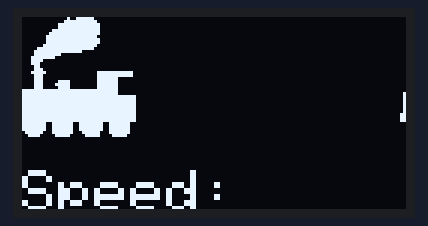
Bench run of a sketch on a simulated Arduino Uno, built with avr-gcc and run on an emulated ATmega328P. Shown: 128×64 one-colour display. What the sketch prints to the serial monitor is not drawn.

Above: at 0.34 s.
At 1.04 s:
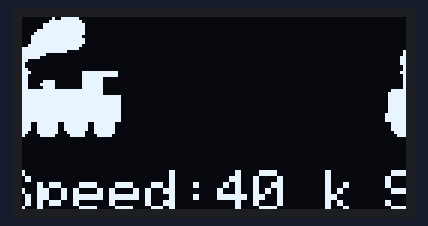
At 4.04 s:
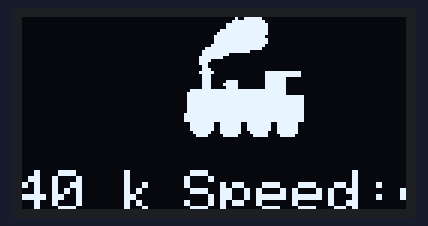
At 6.9 s:
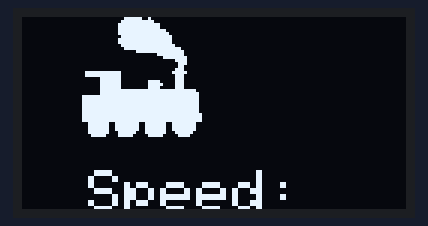
At 12.56 s:
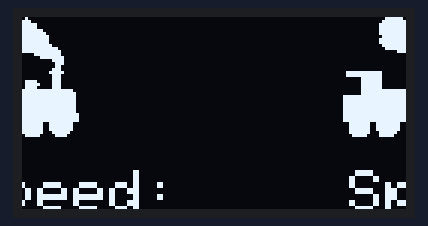
At 13.25 s:
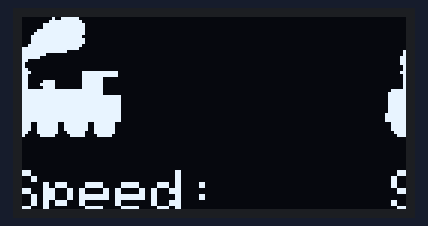

The sketch:

testTrainLogo.ino
```cpp
#include <Wire.h>
#include <Adafruit_GFX.h>
#include <Adafruit_SSD1306.h>

Adafruit_SSD1306 display(128, 64, &Wire, -1);

const unsigned char TrainLogoR [] PROGMEM = {
  0x00, 0x00, 0x4f, 0xc0, 0x00, 0x00, 0x00, 0xff, 0xe0, 0x00, 0x00, 0x03, 0xff, 0xf0, 0x00, 0x00,
  0x03, 0xff, 0xf0, 0x00, 0x00, 0x0f, 0xff, 0xf0, 0x00, 0x00, 0x1f, 0xff, 0xf0, 0x00, 0x00, 0x3f,
  0xff, 0xe0, 0x00, 0x00, 0x3f, 0xff, 0xf0, 0x00, 0x00, 0x3f, 0xff, 0xf0, 0x00, 0x00, 0x7f, 0xff,
  0xe0, 0x00, 0x01, 0xff, 0xff, 0xc0, 0x00, 0x03, 0xff, 0xfc, 0x00, 0x00, 0x03, 0xfe, 0x00, 0x00,
  0x00, 0x07, 0xf8, 0x00, 0x00, 0x00, 0x07, 0x80, 0x00, 0x00, 0x00, 0x07, 0x00, 0x00, 0x00, 0x00,
  0x03, 0x00, 0x00, 0x00, 0x00, 0x03, 0x80, 0x00, 0x00, 0x00, 0x07, 0xc0, 0x00, 0x1f, 0xfe, 0x03,
  0x80, 0x00, 0x1f, 0xfe, 0x03, 0x80, 0x00, 0x1f, 0xc0, 0x03, 0x83, 0xc0, 0x1f, 0xc0, 0x03, 0x87,
  0xc0, 0x1f, 0xc0, 0x03, 0x83, 0xc0, 0x1f, 0xc0, 0x3f, 0xff, 0xff, 0xff, 0xc0, 0x7f, 0xff, 0xff,
  0xff, 0xc0, 0x7f, 0xff, 0xff, 0xff, 0xff, 0x7f, 0xff, 0xff, 0xff, 0xff, 0x7f, 0xff, 0xff, 0xff,
  0xff, 0x7f, 0xff, 0xff, 0xff, 0xff, 0x7f, 0xff, 0xff, 0xff, 0xff, 0x7f, 0xff, 0xff, 0xff, 0xff,
  0xff, 0xff, 0xff, 0xff, 0xff, 0xff, 0xff, 0xff, 0xff, 0xff, 0xff, 0xff, 0xff, 0xff, 0xff, 0x3f,
  0xcf, 0xe7, 0xf9, 0xfc, 0x3f, 0xcf, 0xe7, 0xf9, 0xfc, 0x3f, 0xcf, 0xe7, 0xf9, 0xfc, 0x1f, 0x8f,
  0xe3, 0xf1, 0xfc, 0x0f, 0x07, 0xc1, 0xf0, 0xf8
};

// 'trainLogoR', 40x40px
const unsigned char TrainLogoL [] PROGMEM = {
  0x00, 0x03, 0xf2, 0x00, 0x00, 0x00, 0x07, 0xff, 0x00, 0x00, 0x00, 0x0f, 0xff, 0xc0, 0x00, 0x00,
  0x0f, 0xff, 0xc0, 0x00, 0x00, 0x0f, 0xff, 0xf0, 0x00, 0x00, 0x0f, 0xff, 0xf8, 0x00, 0x00, 0x07,
  0xff, 0xfc, 0x00, 0x00, 0x0f, 0xff, 0xfc, 0x00, 0x00, 0x0f, 0xff, 0xfc, 0x00, 0x00, 0x07, 0xff,
  0xfe, 0x00, 0x00, 0x03, 0xff, 0xff, 0x80, 0x00, 0x00, 0x3f, 0xff, 0xc0, 0x00, 0x00, 0x00, 0x7f,
  0xc0, 0x00, 0x00, 0x00, 0x1f, 0xe0, 0x00, 0x00, 0x00, 0x01, 0xe0, 0x00, 0x00, 0x00, 0x00, 0xe0,
  0x00, 0x00, 0x00, 0x00, 0xc0, 0x00, 0x00, 0x00, 0x01, 0xc0, 0x7f, 0xf8, 0x00, 0x03, 0xe0, 0x7f,
  0xf8, 0x00, 0x01, 0xc0, 0x03, 0xf8, 0x00, 0x01, 0xc0, 0x03, 0xf8, 0x03, 0xc1, 0xc0, 0x03, 0xf8,
  0x03, 0xe1, 0xc0, 0x03, 0xf8, 0x03, 0xc1, 0xc0, 0x03, 0xff, 0xff, 0xff, 0xfc, 0x03, 0xff, 0xff,
  0xff, 0xfe, 0xff, 0xff, 0xff, 0xff, 0xfe, 0xff, 0xff, 0xff, 0xff, 0xfe, 0xff, 0xff, 0xff, 0xff,
  0xfe, 0xff, 0xff, 0xff, 0xff, 0xfe, 0xff, 0xff, 0xff, 0xff, 0xfe, 0xff, 0xff, 0xff, 0xff, 0xfe,
  0xff, 0xff, 0xff, 0xff, 0xff, 0xff, 0xff, 0xff, 0xff, 0xff, 0xff, 0xff, 0xff, 0xff, 0xff, 0x3f,
  0x9f, 0xe7, 0xf3, 0xfc, 0x3f, 0x9f, 0xe7, 0xf3, 0xfc, 0x3f, 0x9f, 0xe7, 0xf3, 0xfc, 0x3f, 0x8f,
  0xc7, 0xf1, 0xf8, 0x1f, 0x0f, 0x83, 0xe0, 0xf0
};


void setup() {
  Serial.begin(9600);
}

void loop() {
  static int il = 0;
  Serial.println(++il);
  display.begin(SSD1306_SWITCHCAPVCC, 0x3C); // Default OLED address, usually
  display.clearDisplay();
  display.setTextSize(2);
  display.setTextColor(WHITE);
  display.setCursor(2,51);
  display.print("Speed:");
  delay(100);
  display.drawBitmap(0, 0, TrainLogoR, 40, 40, SSD1306_WHITE);
  display.startscrollleft(0x00,0x04);
  delay(100);
  display.display();

  delay(100);

  display.begin(SSD1306_SWITCHCAPVCC, 0x3D); // Default OLED address, usually
  display.clearDisplay();
  display.setTextSize(2);
  display.setTextColor(WHITE);
  display.setCursor(0,51);
  display.print("Speed:");
  delay(200);
  display.print("40 kmh");
  display.drawBitmap(0, 0, TrainLogoR, 40, 40, SSD1306_WHITE);
  display.startscrollleft(0x00,0x04);
  delay(100);
  display.display();

  delay(5000);

  display.begin(SSD1306_SWITCHCAPVCC, 0x3C); // Default OLED address, usually
  display.clearDisplay();
  display.setTextSize(2);
  display.setTextColor(WHITE);
  display.setCursor(2,51);
  display.print("Speed:");
  delay(100);
  display.drawBitmap(0, 0, TrainLogoL, 40, 40, SSD1306_WHITE);
//  display.startscrollright(0x00,0x0c);
  display.startscrollright(0x00,0x04);
  delay(100);
  display.display();


  delay(1500);

  display.begin(SSD1306_SWITCHCAPVCC, 0x3D); // Default OLED address, usually
  display.clearDisplay();
  display.setTextSize(2);
  display.setTextColor(WHITE);
  display.setCursor(2,51);
  display.print("Speed:");
  delay(100);
  display.drawBitmap(0, 0, TrainLogoL, 40, 40, SSD1306_WHITE);
  display.startscrollright(0x00,0x04);
  delay(100);
  display.display();

  delay(5000);


}
```

Measured:
- by itself, everything shown: repeats every 12.7 s, in 47 steps
